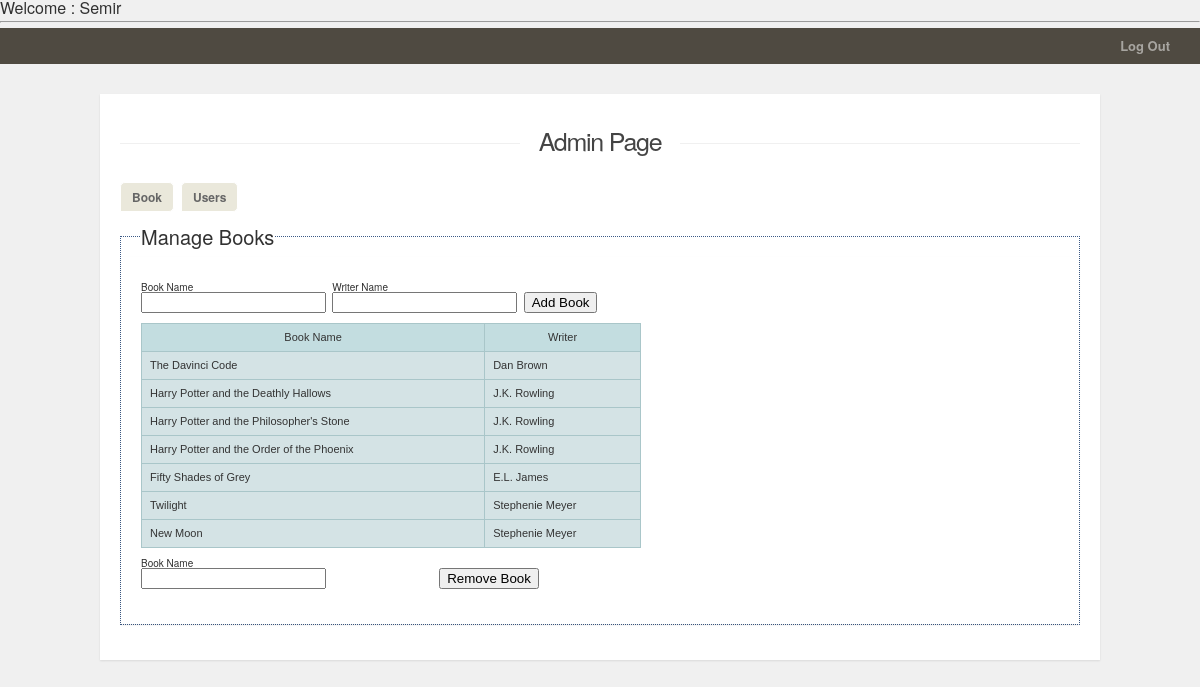
Page /mainpage.php (signed in) on the committed database.
### tables this page shows
CREATE TABLE IF NOT EXISTS `books` (
  `id` int(11) NOT NULL AUTO_INCREMENT,
  `book_name` varchar(200) NOT NULL,
  `book_writer` varchar(100) NOT NULL,
  `user_id` int(10) UNSIGNED NOT NULL DEFAULT '0',
  PRIMARY KEY (`id`)
);

### session.php (called while the page is built, shortened)
<?php
    include ('classes\books.php');
    $db = DBConnection::getInstance();
    $connect = $db->getConnection();
    $book = new Books($connect);
?>

### classes/books.php (called while the page is built, shortened)
<?php
    class Books
    {
        private $connect;
        public function __construct($dbConnect)
        {
            $this->connect = $dbConnect;
        }
        public function selectAll(){
            $query =  "SELECT book_name, book_writer, user_id FROM books";
            if (!$result = mysqli_query($this->connect, $query)){
                $desc = "Error: " . mysqli_error($this->connect);
                return $desc;
            }
            return $result;
        }
    }

### mainpage.php (the view, shortened to what this page needs)
<?php
include('session.php');
$username = $_SESSION['user'];
?>
<!DOCTYPE html>
<html lang="en">
<head>
    <link rel="stylesheet prefetch" href='http://maxcdn.bootstrapcdn.com/font-awesome/4.3.0/css/font-awesome.min.css'/>
		<link rel="stylesheet" href='css/styles_main.css'/>
</head>
<body>
    <b style="font-size:16px;">Welcome : <span style="font-size:16px;" ><?php echo $username; ?></span></b><br><hr />
    <div id="topbar">
    <a  href="logout.php"  style="float: right;margin-right:30px;">Log Out</a>
    </div>
    <div id="w">
    <div id="content" class="clearfix">
      <h1> Admin Page </h1>
      <nav id="profiletabs">
        <ul class="clearfix">
          <li><a href="#books">Book</a></li>
          <li><a href="#users">Users</a></li>
        </ul>
			</nav>
			<section id="books">
      <div class="title_box" >
				<div id="title"><b>Manage Books <b></div>
				<div id="content">
						<table width="50%" border="1" cellpadding="1" cellspacing="1" class="test">
						  <tr>
							<td>Book Name</td>
							<td>Writer Name</td>
						  </tr>
						  <form method="post"  action="">
						  <tr>
							<td><input type="text" class="txtbox" value="" name="BOOKNAME" /></td>
							<td><input type="text" class="txtbox" value="" name="WRITERNAME" /></td>
							<td><input type="submit" value="Add Book" name="ADDBOOK" /></td>
						  </tr>
						  </form>
						</table>
						<form method="post"  action="">
						<table class="hovertable">
							<tr>
								<th>Book Name</th><th>Writer</th>
							</tr>
                            <?php
                            $result = $book->selectAll();
                            if (!mysqli_num_rows($result)) {
							    echo "No rows found";
						    } else {
						        while ($row = mysqli_fetch_assoc($result)) {
							    $a= $row["book_name"];
							    $b= $row["book_writer"];
							    echo " <tr onmouseover=\"this.style.backgroundColor='#ffff66';\" onmouseout=\"this.style.backgroundColor='#d4e3e5';\"> ";
							    echo "<td>$a</td>";
							    echo "<td>$b</td>";
							    echo "</tr>";
						        }
						    }
						    ?>
						</table>
            <table width="50%" border="1" cellpadding="1" cellspacing="1" class="test">
						  <tr>
								<td>Book Name</td>
						  </tr>
						  <tr>
								<td><input type="text" class="txtbox" value="" name="REMBOOKNAME" /></td>
								<td><input type="submit" value="Remove Book" name="Remove" /></td>
							</tr>
						</table>
					</form>
				</div>
			</section>
</body>
</html>

### css/styles_main.css (style rules this page uses)
.title_box { border: #3c5a86 1px dotted; }
.title_box #title { font-size: 20px; position: relative; top : -0.5em; margin-left: 1em; display: inline; background-color: white; }
table.hovertable { font-family: verdana,arial,sans-serif; font-size:11px; color:#333333; border-width: 1px; border-color: #999999; border-collapse: collapse; width: 500px; margin-bottom:10px; margin-top:10px; }
table.hovertable th { background-color:#c3dde0; border-width: 1px; padding: 8px; border-style: solid; border-color: #a9c6c9; }
table.hovertable tr { background-color:#d4e3e5; }
table.hovertable td { border-width: 1px; padding: 8px; border-style: solid; border-color: #a9c6c9; }
html, body, div, span, applet, object, iframe, h1, h2, h3, h4, h5, h6, p, blockquote, pre, a, abbr, acronym, address, big, cite, code, del, dfn, em, img, ins, kbd, q, s, samp, small, strike, strong, sub, sup, tt, var, b, u, i, center, dl, dt, dd, ol, ul, li, fieldset, form, label, legend, table, caption, tbody, tfoot, thead, tr, th, td, article, aside, canvas, details, embed, figure, figcaption, footer, header, hgroup, menu, nav, output, ruby, section, summary, time, mark, audio, video { margin: 0; padding: 0; border: 0; font-size: 100%; font: inherit; vertical-align: baseline; outline: none; -webkit-font-smoothing: antialiased; -webkit-text-size-adjust: 100%; -ms-text-size-adjust: 100%; -webkit-box-sizing: border-box; -moz-box-sizing: border-box; box-sizing: border-box; }
html { overflow-y: scroll; }
body { background: #f0f0f0; font-family: 'Helvetica Neue', Helvetica, Arial, sans-serif; color: #313131; font-size: 62.5%; line-height: 1; }
article, aside, details, figcaption, figure, footer, header, hgroup, menu, nav, section { display: block; }
ol, ul { list-style: none; }
input, textarea { -webkit-font-smoothing: antialiased; -webkit-text-size-adjust: 100%; -ms-text-size-adjust: 100%; -webkit-box-sizing: border-box; -moz-box-sizing: border-box; box-sizing: border-box; outline: none; }
table { border-collapse: collapse; border-spacing: 0; }
#topbar { background: #4f4a41; padding: 10px 0 10px 0; text-align: center; height: 36px; overflow: hidden; -webkit-transition: height 0.5s linear; -moz-transition: height 0.5s linear; transition: height 0.5s linear; }
#topbar a { color: #fff; font-size:1.3em; line-height: 1.25em; text-decoration: none; opacity: 0.5; font-weight: bold; }
h1 { font-family: 'Helvetica Neue', Helvetica, Arial, sans-serif; font-size: 2.5em; line-height: 1.5em; letter-spacing: -0.05em; margin-bottom: 20px; padding: .1em 0; color: #444; position: relative; overflow: hidden; white-space: nowrap; text-align: center; }
h1:before, h1:after { content: ""; position: relative; display: inline-block; width: 50%; height: 1px; vertical-align: middle; background: #f0f0f0; }
h1:before { left: -.5em; margin: 0 0 0 -50%; }
h1:after { left: .5em; margin: 0 -50% 0 0; }
a { color: #5a9352; text-decoration: none; }
#w { display: block; width: 1000px; margin: 0 auto; padding-top: 30px; padding-bottom: 45px; }
#content { display: block; width: 100%; background: #fff; padding: 25px 20px; padding-bottom: 35px; -webkit-box-shadow: rgba(0, 0, 0, 0.1) 0px 1px 2px 0px; -moz-box-shadow: rgba(0, 0, 0, 0.1) 0px 1px 2px 0px; box-shadow: rgba(0, 0, 0, 0.1) 0px 1px 2px 0px; }
.clearfix:after { content: "."; display: block; clear: both; visibility: hidden; line-height: 0; height: 0; }
.clearfix { display: inline-block; }
#profiletabs { display: block; margin-bottom: 4px; height: 50px; }
#profiletabs ul { list-style: none; display: block; width: 70%; height: 50px; }
#profiletabs ul li a { display: block; float: left; padding: 8px 11px; font-size: 1.2em; font-weight: bold; background: #eae8db; color: #666; margin-right: 7px; border: 1px solid #fff; -webkit-border-radius: 5px; -webkit-border-bottom-left-radius: 0; -moz-border-radius: 5px; -moz-border-radius-bottomleft: 0; border-radius: 5px; border-bottom-left-radius: 0; }

### rows in the picture
books: book_name "The Davinci Code", book_writer "Dan Brown"
books: book_name "Harry Potter and the Deathly Hallows", book_writer "J.K. Rowling"
books: book_name "Harry Potter and the Philosopher's Stone", book_writer "J.K. Rowling"
books: book_name "Harry Potter and the Order of the Phoenix", book_writer "J.K. Rowling"
books: book_name "Fifty Shades of Grey", book_writer "E.L. James"
books: book_name "Twilight", book_writer "Stephenie Meyer"
books: book_name "New Moon", book_writer "Stephenie Meyer"
